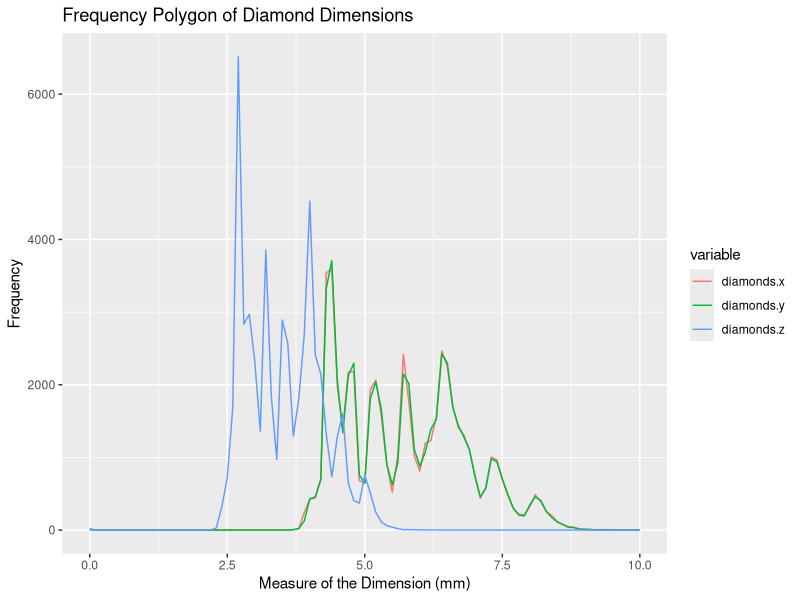
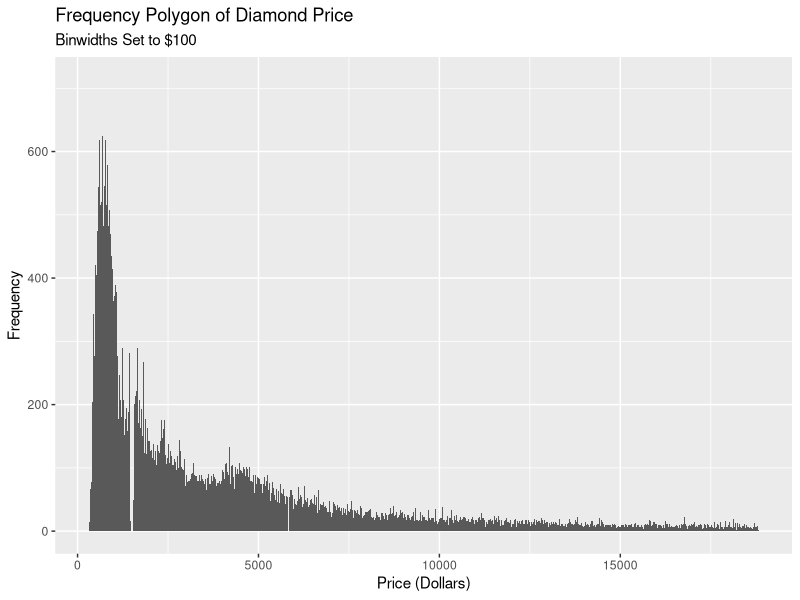
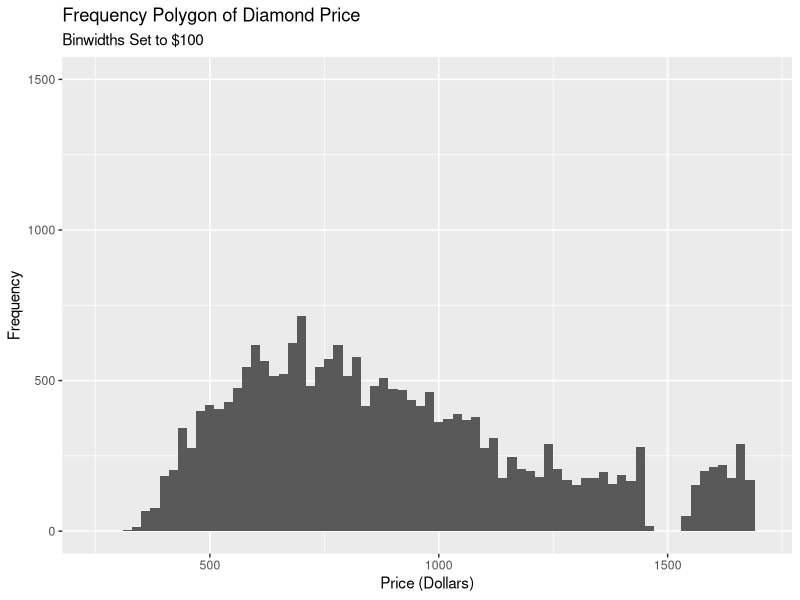
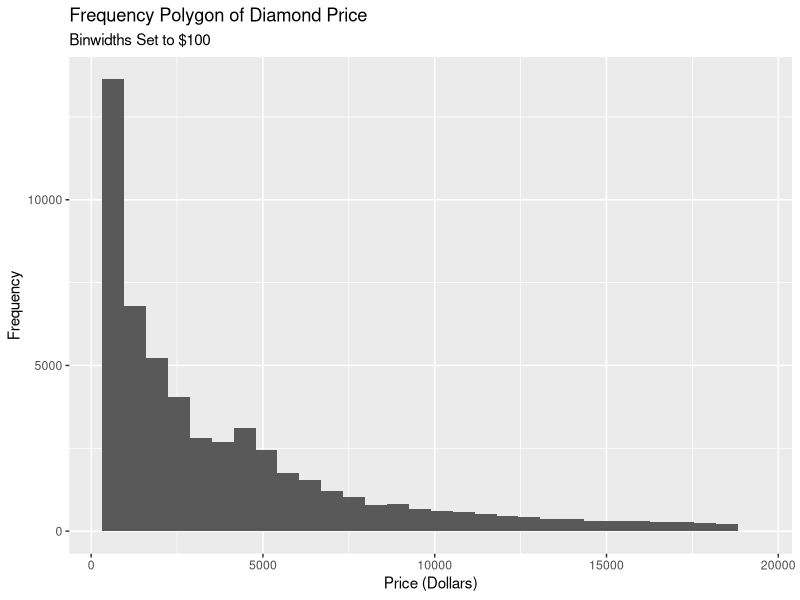
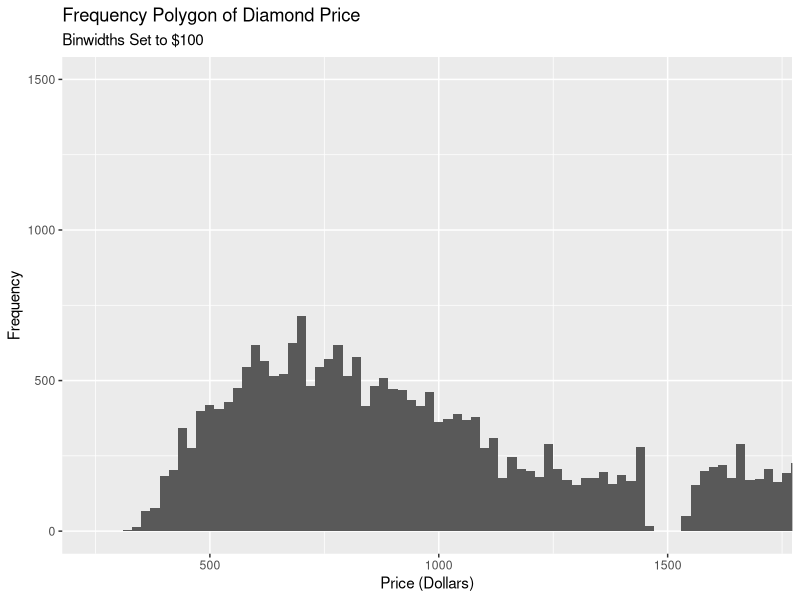

Generate these figures, in order, with R:
## ---- chunk 1
library(tidyverse)
library(reshape)
xyz = melt(data.frame(diamonds$x, diamonds$y, diamonds$z))
ggplot(data = xyz, aes(x = value, y = ..count.., colour = variable)) +
  geom_freqpoly(binwidth = 0.1) +
  labs(x = "Measure of the Dimension (mm)", y = "Frequency", 
       title = "Frequency Polygon of Diamond Dimensions") +
  xlim(0, 10)
## ---- chunk 2
library(tidyverse)
library(reshape)

ggplot(data = diamonds, aes(x = price, y = ..count..)) +
  geom_histogram(binwidth = 20) + # binwidth was set to 50, 100, and 200 as well
  labs(x = "Price (Dollars)", y = "Frequency", 
       title = "Frequency Polygon of Diamond Price", 
       subtitle = "Binwidths Set to $100") 
## ---- chunk 3
library(tidyverse)
library(reshape)

a <- diamonds %>% select(carat) %>% filter(carat == 0.99)
b <- diamonds %>% select(carat) %>% filter(carat == 1)
cat(c("Number of diamonds that are 0.99 carat ", nrow(a), "\n"))
cat(c("Number of diamonds that are 1 carat ", nrow(b), "\n"))
## ---- chunk 4
library(tidyverse)
library(reshape)

ggplot(data = diamonds, aes(x = price, y = ..count..)) +
  geom_histogram(binwidth = 20) +
  labs(x = "Price (Dollars)", y = "Frequency", 
       title = "Frequency Polygon of Diamond Price", 
       subtitle = "Binwidths Set to $100")+
  xlim(250, 1700) +
  ylim(0, 1500)
  
ggplot(data = diamonds, aes(x = price, y = ..count..)) +
  geom_histogram() +
  labs(x = "Price (Dollars)", y = "Frequency", 
       title = "Frequency Polygon of Diamond Price", 
       subtitle = "Binwidths Set to $100") 

ggplot(data = diamonds, aes(x = price, y = ..count..)) +
  geom_histogram(binwidth = 20) +
  labs(x = "Price (Dollars)", y = "Frequency", 
       title = "Frequency Polygon of Diamond Price", 
       subtitle = "Binwidths Set to $100") +
  coord_cartesian(xlim = c(250, 1700), ylim = c(0, 1500), expand = TRUE)
